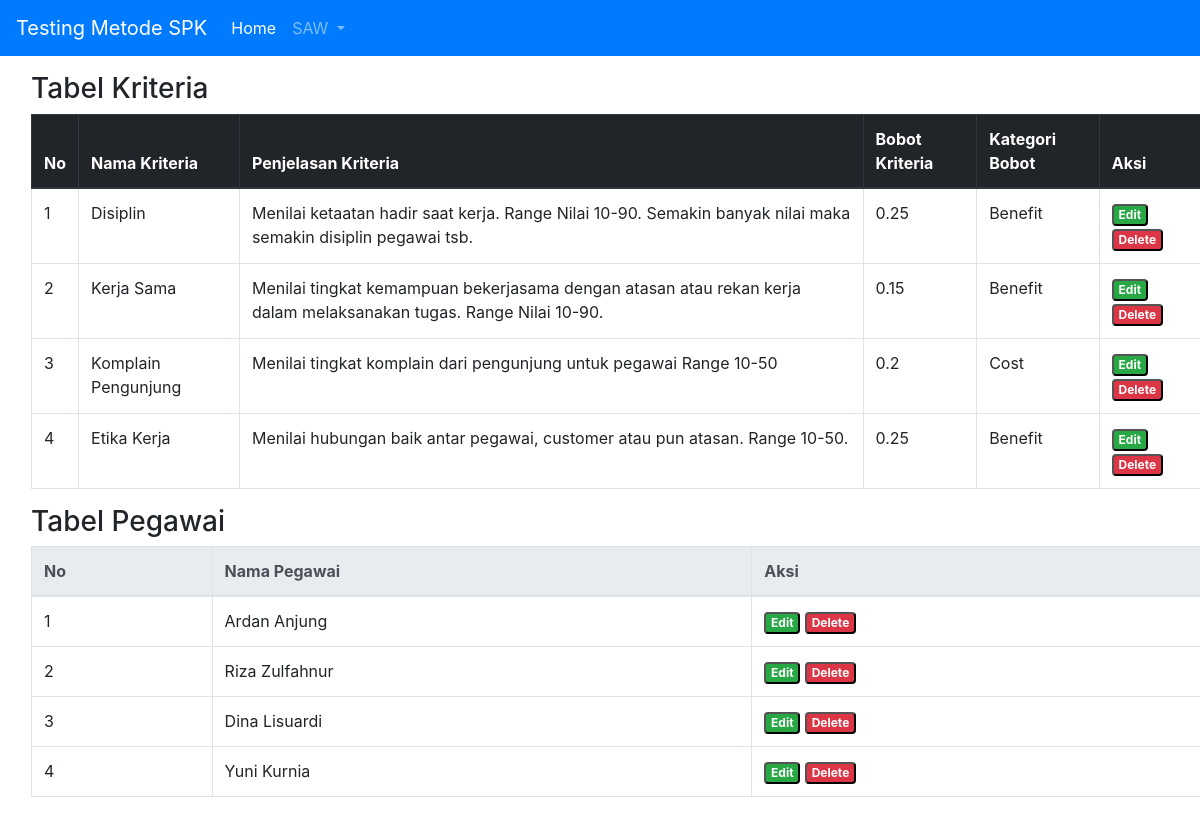
The app's page /index.php/saw with its own data.
### tables this page shows
CREATE TABLE `saw_kriteria` (
  `id` int(11) NOT NULL,
  `nama_kriteria` varchar(256) NOT NULL,
  `penjelasan_kriteria` text NOT NULL,
  `bobot_kriteria` varchar(10) NOT NULL,
  `kategori_bobot` varchar(30) NOT NULL
);

CREATE TABLE `saw_pegawai` (
  `id` int(11) NOT NULL,
  `nama_pegawai` varchar(256) NOT NULL
);

### application/controllers/Saw.php (called while the page is built, shortened)
<?php
class Saw extends CI_Controller
{
    public function __construct()
    {
        $this->load->model('Saw_model');
    }
    public function index()
    {
        $data['title'] = 'SAW';
        $data['kriteria'] = $this->Saw_model->get_kriteria();
        $data['pegawai'] = $this->Saw_model->get_pegawai();
        $this->load->view('home/layout/header', $data);
        $this->load->view('saw/index');
        $this->load->view('home/layout/footer');
    }
}

### index.php (called while the page is built, shortened)
<?php
require_once BASEPATH.'core/CodeIgniter.php';

### application/models/Saw_model.php (called while the page is built, shortened)
<?php
class Saw_model extends CI_Model
{
    public function get_kriteria()
    {
        $query = $this->db->query("SELECT * FROM saw_kriteria");
        return $query->result_array();
    }
    public function get_pegawai()
    {
        $query = $this->db->query("SELECT * FROM saw_pegawai");
        return $query->result_array();
    }
}

### application/views/saw/index.php (the view, shortened to what this page needs)
<div class="col-lg-12 m-3">
    <?php
    if (!empty($kriteria)) {
    ?>
        <h3>Tabel Kriteria</h3>
        <table class="table table-bordered">
            <thead class="thead-dark">
                <tr>
                    <th scope="col">No</th>
                    <th scope="col">Nama Kriteria</th>
                    <th scope="col">Penjelasan Kriteria</th>
                    <th scope="col">Bobot Kriteria</th>
                    <th scope="col">Kategori Bobot</th>
                    <th scope="col">Aksi</th>
                </tr>
            </thead>
            <tbody>
                <?php
                $no = 1;
                foreach ($kriteria as $k) {
                ?>
                    <tr>
                        <td><?= $no ?></td>
                        <td><?= $k['nama_kriteria'] ?></td>
                        <td><?= $k['penjelasan_kriteria'] ?></td>
                        <td><?= $k['bobot_kriteria'] ?></td>
                        <td><?= $k['kategori_bobot'] ?></td>
                        <td>
                            <button class="badge badge-success">Edit</button>
                            <button class="badge badge-danger">Delete</button>
                        </td>
                    </tr>
                <?php
                    $no++;
                }
                ?>
            </tbody>
        </table>
    <?php
    }
    if (!empty($pegawai)) {
    ?>
        <h3>Tabel Pegawai</h3>
        <table class="table table-bordered">
            <thead class="thead-light">
                <tr>
                    <th scope="col">No</th>
                    <th scope="col">Nama Pegawai</th>
                    <th scope="col">Aksi</th>
                </tr>
            </thead>
            <tbody>
                <?php
                $no = 1;
                foreach ($pegawai as $p) {
                ?>
                    <tr>
                        <td><?= $no ?></td>
                        <td><?= $p['nama_pegawai'] ?></td>
                        <td>
                            <button class="badge badge-success">Edit</button>
                            <button class="badge badge-danger">Delete</button>
                        </td>
                    </tr>
                <?php
                    $no++;
                }
                ?>
            </tbody>
        </table>
    <?php
    }
    ?>
</div>

### application/views/home/layout/header.php (shortened to what this page needs)
<!DOCTYPE html>
<html lang="en">
<head>
  <link rel="stylesheet" href="https://maxcdn.bootstrapcdn.com/bootstrap/4.0.0/css/bootstrap.min.css">
</head>
<body>
  <nav class="navbar navbar-expand-lg navbar-dark bg-primary">
    <a class="navbar-brand" href="#">Testing Metode SPK</a>
    <div class="collapse navbar-collapse" id="navbarNav">
      <ul class="navbar-nav">
        <li class="nav-item active">
          <a class="nav-link" href="<?= base_url() ?>home">Home <span class="sr-only">(current)</span></a>
        </li>
        <li class="nav-item dropdown">
          <a class="nav-link dropdown-toggle" href="#" id="navbarDropdown" role="button" data-toggle="dropdown" aria-haspopup="true" aria-expanded="false">
            SAW
          </a>
        </li>
      </ul>
    </div>
  </nav>

### application/views/home/layout/footer.php (shortened to what this page needs)
</body>
</html>

### records on screen
saw_kriteria: nama_kriteria "Disiplin", penjelasan_kriteria "Menilai ketaatan hadir saat kerja. Range Nilai 10-90. Semakin banyak nilai maka semakin disiplin pegawai tsb.", bobot_kriteria "0.25", kategori_bobot "Benefit"
saw_kriteria: nama_kriteria "Kerja Sama", penjelasan_kriteria "Menilai tingkat kemampuan bekerjasama dengan atasan atau rekan kerja dalam melaksanakan tugas. Range Nilai 10-90.", bobot_kriteria "0.15", kategori_bobot "Benefit"
saw_kriteria: nama_kriteria "Komplain Pengunjung", penjelasan_kriteria "Menilai tingkat komplain dari pengunjung untuk pegawai Range 10-50", bobot_kriteria "0.2", kategori_bobot "Cost"
saw_kriteria: nama_kriteria "Etika Kerja", penjelasan_kriteria "Menilai hubungan baik antar pegawai, customer atau pun atasan. Range 10-50.", bobot_kriteria "0.25", kategori_bobot "Benefit"
saw_pegawai: nama_pegawai "Ardan Anjung"
saw_pegawai: nama_pegawai "Riza Zulfahnur"
saw_pegawai: nama_pegawai "Dina Lisuardi"
saw_pegawai: nama_pegawai "Yuni Kurnia"
